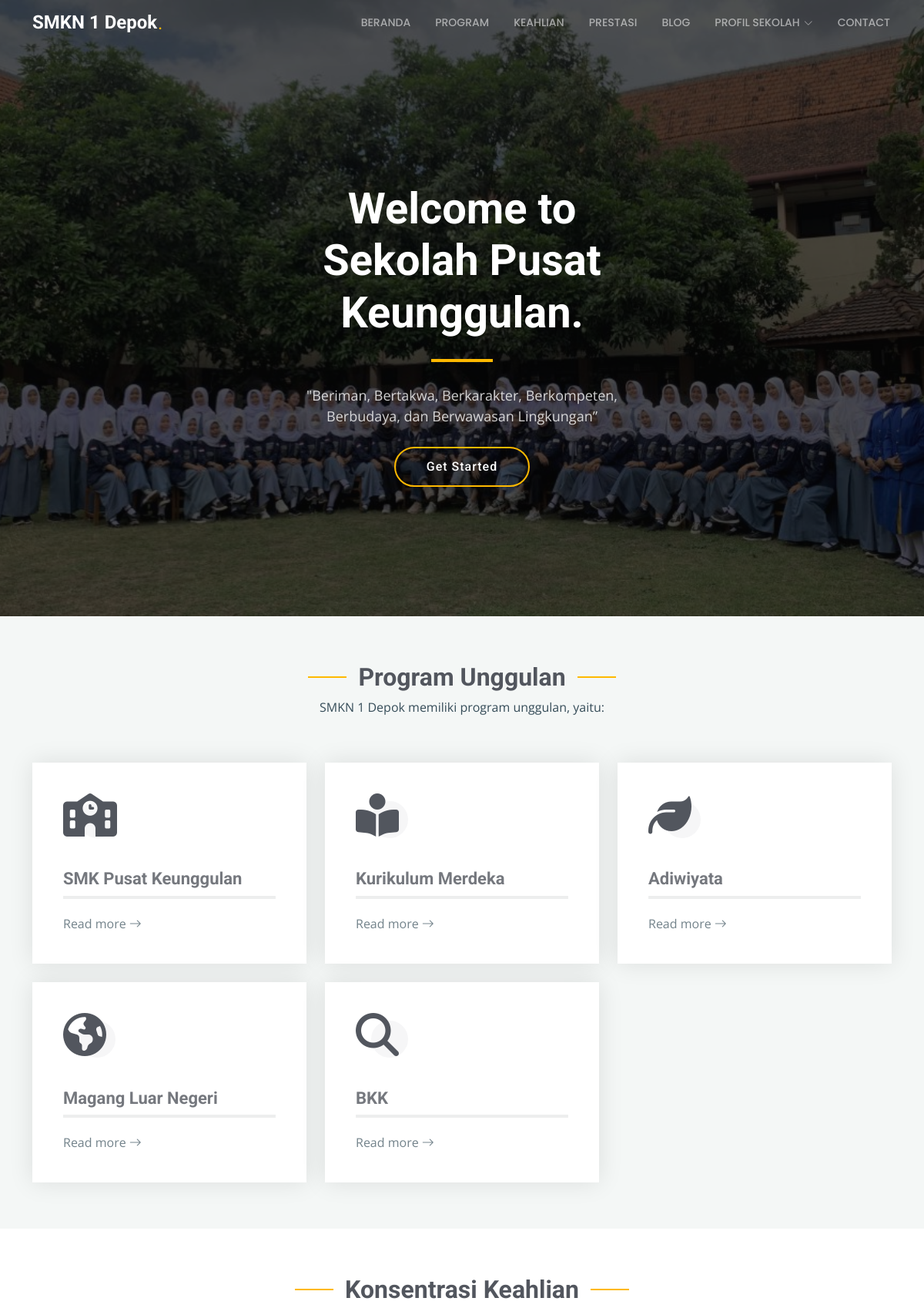
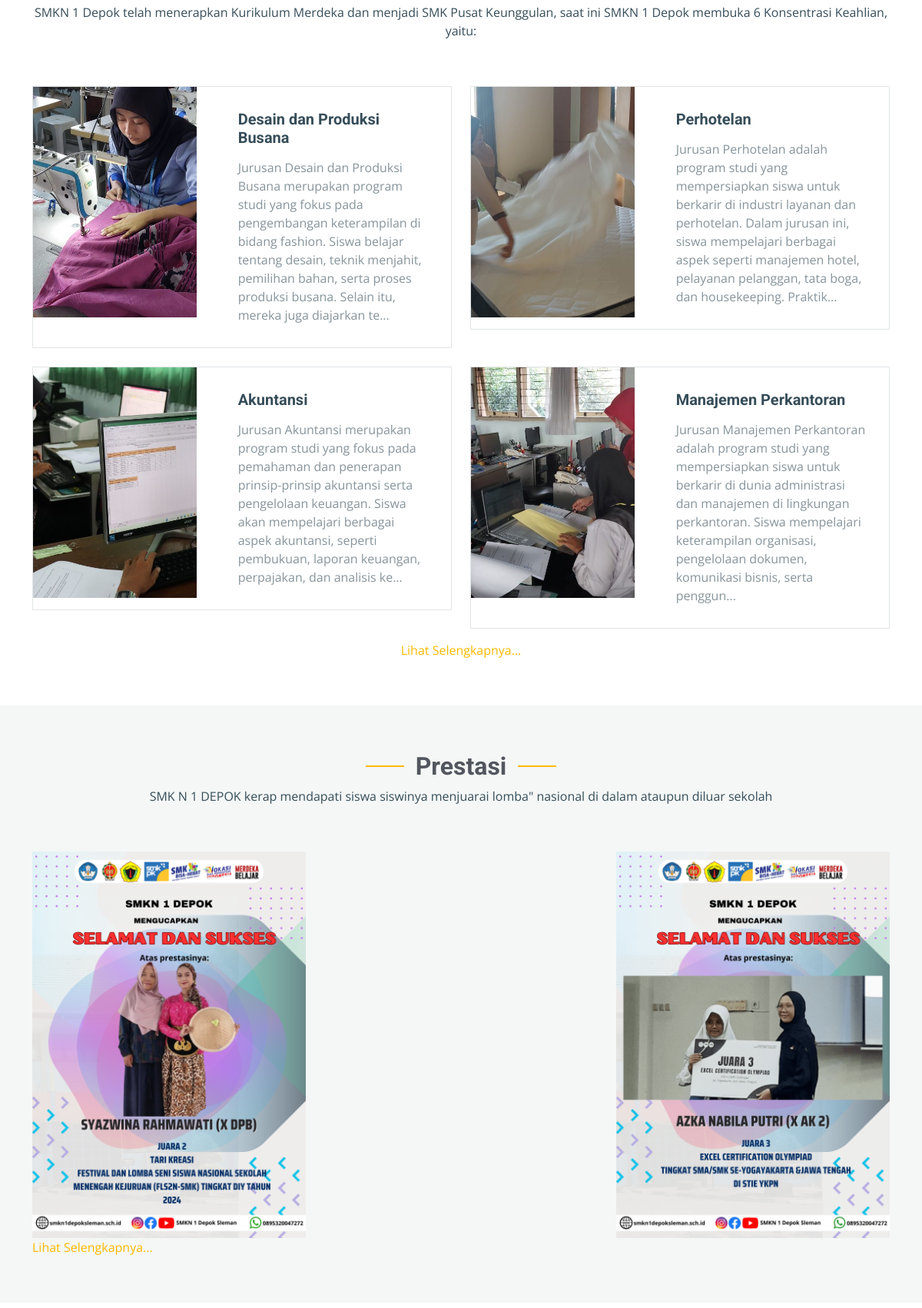
Screenshot of /frontend/pages/index.php (upper part) with the database file from the repository (2 pictures, top to bottom).
### tables this page shows
CREATE TABLE `tb_beranda` (
  `id` int(11) NOT NULL,
  `nama` varchar(255) NOT NULL,
  `judul` text NOT NULL,
  `sub_judul` text NOT NULL
);

CREATE TABLE `tb_beranda_carousel` (
  `id` int(11) NOT NULL,
  `foto` text NOT NULL
);

CREATE TABLE `tb_program_unggulan_title` (
  `id` int(11) NOT NULL,
  `judul` varchar(200) NOT NULL,
  `sub_judul` varchar(200) NOT NULL
);

CREATE TABLE `tb_program_unggulan` (
  `id` int(11) NOT NULL,
  `icon` text NOT NULL,
  `nama` text NOT NULL,
  `deskripsi` text NOT NULL
);

CREATE TABLE `tb_konsentrasi_keahlian_title` (
  `id` int(11) NOT NULL,
  `judul` text NOT NULL,
  `sub_judul` text NOT NULL
);

CREATE TABLE `tb_konsentrasi_keahlian` (
  `id` int(11) NOT NULL,
  `foto` text NOT NULL,
  `nama` varchar(200) NOT NULL,
  `deskripsi` text NOT NULL
);

CREATE TABLE `tb_prestasi` (
  `id` int(11) NOT NULL,
  `judul` varchar(200) NOT NULL,
  `sub_judul` varchar(200) NOT NULL
);

CREATE TABLE `tb_prestasi_foto` (
  `id` int(11) NOT NULL,
  `foto` text NOT NULL
);

### backend/actions/beranda_carousel/show_title.php (called while the page is built, shortened)
<?php
$query = "SELECT * FROM `tb_beranda` LIMIT 1";
$result = $connect->query($query);
$beranda = $result->fetch_object();

### frontend/actions/beranda_carousel/show_title.php (called while the page is built, shortened)
<?php
$query = "SELECT * FROM `tb_beranda` LIMIT 1";
$result = $connect->query($query);
$beranda = $result->fetch_object();

### frontend/actions/beranda_carousel/showAll.php (called while the page is built)
<?php
$query = "SELECT * FROM `tb_beranda_carousel`";
$result = $connect->query($query);

### frontend/actions/program_unggulan/show_title.php (called while the page is built, shortened)
<?php
$query = "SELECT * FROM `tb_program_unggulan_title` LIMIT 1";
$result = $connect->query($query);
$program_unggulan_title = $result->fetch_object();

### frontend/actions/program_unggulan/showAll.php (called while the page is built)
<?php
$query = "SELECT * FROM `tb_program_unggulan`";
$result = $connect->query($query);

### frontend/actions/konsentrasi_keahlian/show_title.php (called while the page is built, shortened)
<?php
$query = "SELECT * FROM `tb_konsentrasi_keahlian_title` LIMIT 1";
$result = $connect->query($query);
$konsentrasi_keahlian_title = $result->fetch_object();

### frontend/actions/konsentrasi_keahlian/showAll.php (called while the page is built)
<?php
$query = "SELECT * FROM `tb_konsentrasi_keahlian` LIMIT 4";
$result = $connect->query($query);

### frontend/actions/prestasi/show_title.php (called while the page is built, shortened)
<?php
$query = "SELECT * FROM `tb_prestasi` LIMIT 1";
$result = $connect->query($query);
$prestasi = $result->fetch_object();

### frontend/actions/prestasi/showAll.php (called while the page is built)
<?php
$query = "SELECT * FROM `tb_prestasi_foto` LIMIT 3";
$result = $connect->query($query);

### frontend/contents/program_unggulan.php (the view, shortened to what this page needs)
<section id="program_unggulan" class="services section light-background">
  <div class="container section-title" data-aos="fade-up">
    <?php include "../actions/program_unggulan/show_title.php" ?>
    <h2><?= $program_unggulan_title->judul ?></h2>
    <p><?= $program_unggulan_title->sub_judul ?></p>
  </div>
  <div class="container">
    <div class="row gy-4">
      <?php include "../actions/program_unggulan/showAll.php";
      while ($item = $result->fetch_object()): ?>
        <div class="col-lg-4 col-md-6" data-aos="fade-up" data-aos-delay="100">
          <div class="service-item  position-relative">
            <div class="icon">
              <i class="fa-solid <?= $item->icon ?>"></i>
            </div>
            <h3 class="d-block"><?= $item->nama ?></h3>
            <a href="#" class="readmore stretched-link d-block" data-bs-toggle="modal" data-bs-target="#exampleModal<?= $item->id ?>">Read more <i class="bi bi-arrow-right"></i></a>
          </div>
        </div>
      <?php endwhile; ?>
    </div>
  </div>
</section>

### frontend/components/header.php (shortened to what this page needs)
<header id="header" class="header d-flex align-items-center fixed-top py-1">
  <div class="container-fluid container-xl position-relative d-flex align-items-center justify-content-between">
    <a href="index.html" class="logo d-flex align-items-center">
      <?php include "../../backend/actions/beranda_carousel/show_title.php" ?>
      <h1 class="sitename"><?= $beranda->nama ?></h1> <span>.</span>
    </a>
    <nav id="navmenu" class="navmenu">
      <ul>
        <li><a href="#beranda" class="">Beranda</a></li>
        <li><a href="#program_unggulan">Program</a></li>
        <li><a href="#konsentrasi_keahlian">Keahlian</a></li>
        <li><a href="#prestasi">Prestasi</a></li>
        <li><a href="#blog">Blog</a></li>
        <li class="dropdown"><a href="#"><span>Profil Sekolah</span> <i class="bi bi-chevron-down toggle-dropdown"></i></a>
          <li><a href="#contact">Contact</a></li>
        </li>
      </ul>
    </nav>
  </div>
</header>

### frontend/contents/beranda.php
<main class="main">
  <section id="beranda" class="hero section dark-background">
    <div class="info d-flex align-items-center">
      <div class="container">
        <div class="row justify-content-center" data-aos="fade-up" data-aos-delay="100">
          <div class="col-lg-6 text-center">
            <?php include "../actions/beranda_carousel/show_title.php" ?>
            <h2><?= $beranda->judul ?></h2>
            <p><?= $beranda->sub_judul ?></p>
            <a href="#program_unggulan" class="btn-get-started">Get Started</a>
          </div>
        </div>
      </div>
    </div>
    <div id="hero-carousel" class="carousel slide" data-bs-ride="carousel" data-bs-interval="3000">
      <?php include "../actions/beranda_carousel/showAll.php";
      $no = 1;
      $active = 'active';
      while ($item = $result->fetch_object()):  ?>
        <div class="carousel-item <?= $no == 1 ? $active : '' ?>">
          <img src="../../storages/images/beranda_carousel/<?= $item->foto ?>" alt="">
        </div>
      <?php $no++;
      endwhile; ?>
    </div>
  </section>

### frontend/contents/konsentrasi_keahlian.php
<section id="konsentrasi_keahlian" class="constructions section">
  <div class="container section-title" data-aos="fade-up">
    <?php include "../actions/konsentrasi_keahlian/show_title.php" ?>
    <h2><?= $konsentrasi_keahlian_title->judul ?></h2>
    <p><?= $konsentrasi_keahlian_title->sub_judul ?></p>
  </div>
  <div class="container">
    <div class="row gy-4">
      <?php include "../actions/konsentrasi_keahlian/showAll.php";
      while ($item = $result->fetch_object()) : ?>
        <div class="col-lg-6" data-aos="fade-up" data-aos-delay="100">
          <div class="card-item">
            <div class="row">
              <div class="col-xl-5">
                <div class="card-bg"><img src="../../storages/images/konsentrasi_keahlian/<?= $item->foto ?>" alt=""></div>
              </div>
              <div class="col-xl-7 d-flex align-items-center">
                <div class="card-body">
                  <h4 class="card-title"><?= $item->nama ?></h4>
                  <p><?= substr($item->deskripsi, 0, 250) ?>...</p>
                </div>
              </div>
            </div>
          </div>
        </div>
      <?php endwhile; ?>
      <a href="../site/konsentrasi_keahlian.php" class="no blue-line text-center mt-3">Lihat Selengkapnya...</a>
    </div>
  </div>
</section>

### frontend/contents/prestasi.php (shortened to what this page needs)
<section id="prestasi" class="projects section light-background">
  <div class="container section-title" data-aos="fade-up">
    <?php include "../actions/prestasi/show_title.php" ?>
    <h2><?= $prestasi->judul ?></h2>
    <p><?= $prestasi->sub_judul ?></p>
  </div>
  <div class="container">
    <div class="isotope-layout" data-default-filter="*" data-layout="masonry" data-sort="original-order">
      <div class="row gy-4 isotope-container" data-aos="fade-up" data-aos-delay="200">
        <?php include "../actions/prestasi/showAll.php";
        while ($item = $result->fetch_object()) : ?>
          <div class="col-lg-4 col-md-6 portfolio-item isotope-item filter-remodeling">
            <div class="portfolio-content h-100">
              <img src="../../storages/images/prestasi_foto/<?= $item->foto ?>" class="img-fluid" alt="">
            </div>
          </div>
          <?php endwhile; ?>
      </div>
      <a href="../site/prestasi.php" class="no blue-line text-center">Lihat Selengkapnya...</a>
    </div>
  </div>
</section>

### rows the page displays
tb_beranda: nama "SMKN 1 Depok", judul "Welcome to Sekolah Pusat Keunggulan.", sub_judul "\"Beriman, Bertakwa, Berkarakter, Berkompeten, Berbudaya, dan Berwawasan Lingkungan”"
tb_beranda_carousel: foto (picture)
tb_program_unggulan_title: judul "Program Unggulan", sub_judul "SMKN 1 Depok memiliki program unggulan, yaitu:"
tb_program_unggulan: nama "SMK Pusat Keunggulan"
tb_program_unggulan: nama "Kurikulum Merdeka"
tb_program_unggulan: nama "Adiwiyata"
tb_program_unggulan: nama "Magang Luar Negeri"
tb_program_unggulan: nama "BKK"
tb_konsentrasi_keahlian_title: judul "Konsentrasi Keahlian", sub_judul "SMKN 1 Depok telah menerapkan Kurikulum Merdeka dan menjadi SMK Pusat Keunggulan, saat ini SMKN 1 Depok membuka 6 Konsentrasi Keahlian, yaitu:"
tb_konsentrasi_keahlian: foto (picture), nama "Desain dan Produksi Busana", deskripsi "Jurusan Desain dan Produksi Busana merupakan program studi yang fokus pada pengembangan keterampilan di bidang fashion. Siswa belajar tentang desain, teknik menjahit, pemilihan bahan, serta proses produksi busana. Selain itu, mereka juga diajarkan te"
tb_konsentrasi_keahlian: foto (picture), nama "Perhotelan", deskripsi "Jurusan Perhotelan adalah program studi yang mempersiapkan siswa untuk berkarir di industri layanan dan perhotelan. Dalam jurusan ini, siswa mempelajari berbagai aspek seperti manajemen hotel, pelayanan pelanggan, tata boga, dan housekeeping. Praktik"
tb_konsentrasi_keahlian: foto (picture), nama "Akuntansi", deskripsi "Jurusan Akuntansi merupakan program studi yang fokus pada pemahaman dan penerapan prinsip-prinsip akuntansi serta pengelolaan keuangan. Siswa akan mempelajari berbagai aspek akuntansi, seperti pembukuan, laporan keuangan, perpajakan, dan analisis ke"
tb_konsentrasi_keahlian: foto (picture), nama "Manajemen Perkantoran", deskripsi "Jurusan Manajemen Perkantoran adalah program studi yang mempersiapkan siswa untuk berkarir di dunia administrasi dan manajemen di lingkungan perkantoran. Siswa mempelajari keterampilan organisasi, pengelolaan dokumen, komunikasi bisnis, serta penggun"
tb_prestasi: judul "Prestasi", sub_judul "SMK N 1 DEPOK kerap mendapati siswa siswinya menjuarai lomba\" nasional di dalam ataupun diluar sekolah"
tb_prestasi_foto: foto (picture)
tb_prestasi_foto: foto (picture)
